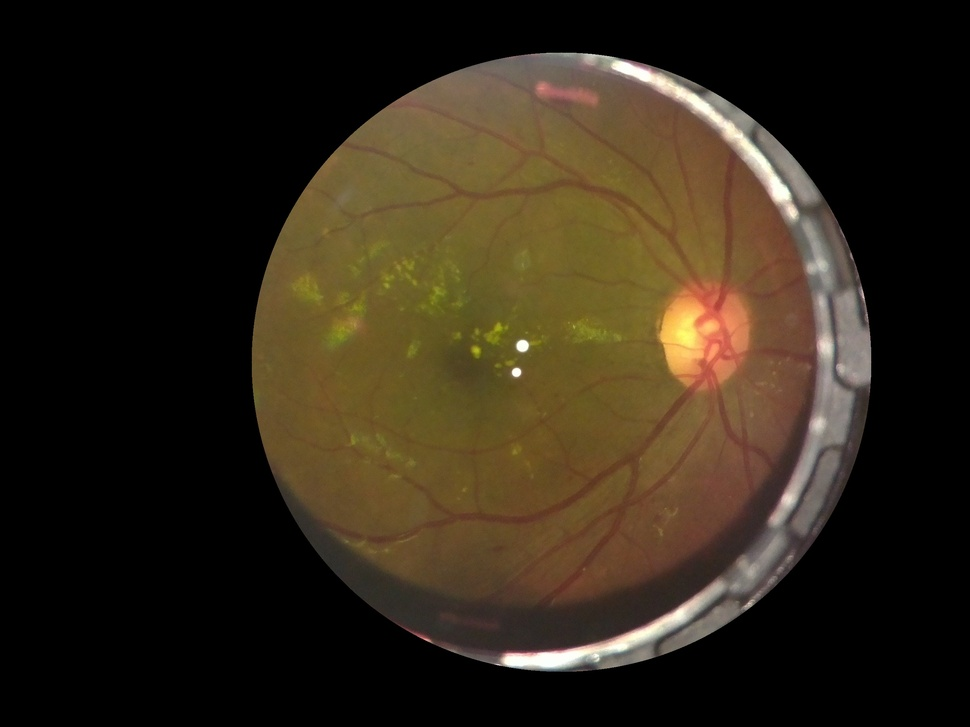
#> input picture Automated Capture Image Functionalities/Retina Flow Nerve Extraction/MATLAB to Python files/Dump/retina.jpg, 970 x 727 px, shrunk from 2592 x 1944 before the run
$ python grayscale.py   (older library calls are emulated)
#> lines starting #> are read from the running program, lines starting #| are printed output that depends on the picture


from scipy import misc
import numpy as np

import matplotlib.pyplot as plt
import matplotlib.cm as cm

import cv2
import scipy.ndimage
#import numpy as np
#from matplotlib import *


def convertToGreyScale(image, method="weighted"):

    def getWeightedAvg(pixel):
        return 0.299*pixel[0] + 0.587*pixel[1] + 0.114*pixel[2]

    grey = np.zeros(image.shape[0:-1])
    for rownum in range(len(image)):
        for colnum in range(len(image[rownum])):
            if method == "average":
                grey[rownum][colnum] = np.average(image[rownum][colnum])
            elif method == "weighted":
                grey[rownum][colnum] = getWeightedAvg(image[rownum][colnum])

    return grey

if __name__ == "__main__":
    image = misc.imread('retina.jpg')
#> image is the input picture: shape (727, 970, 3); mean R, G, B 48.6, 38.9, 24.2

    grey = convertToGreyScale(image,method="average")
#> after the loop in convertToGreyScale, `for rownum in range(len(image)):`:
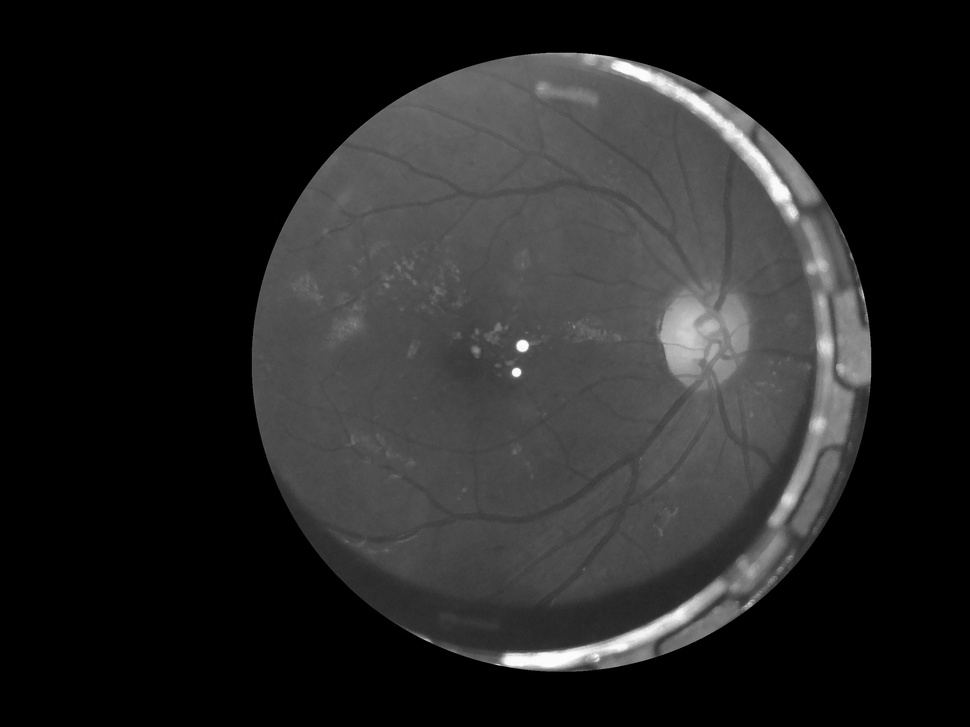
#> grey: shape (727, 970) float64; min 0, max 254.3, mean 37.2

    wgrey = convertToGreyScale(image)


    plt.subplot(2,2,1)
    plt.xticks([]),plt.yticks([])
    plt.title("Original")
    plt.imshow(image)

    plt.subplot(2,2,2)
    plt.xticks([]),plt.yticks([])
    plt.title("Average")
    plt.imshow(grey, cmap = cm.Greys_r)

    # [8 lines of commented-out code are left out]
    plt.savefig('lalala.jpg')
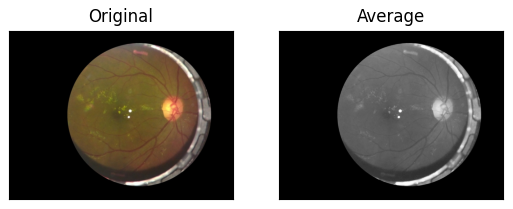
#> figure drawn by matplotlib, 2 panels

    x = np.array([[0.0123, 0.0123, 0.0123, 0.0123, 0.0123, 0.0123, 0.0123, 0.0123, 0.0123],
                  [0.0123, 0.0123, 0.0123, 0.0123, 0.0123, 0.0123, 0.0123, 0.0123, 0.0123],
                  [0.0123, 0.0123, 0.0123, 0.0123, 0.0123, 0.0123, 0.0123, 0.0123, 0.0123],
                  [0.0123, 0.0123, 0.0123, 0.0123, 0.0123, 0.0123, 0.0123, 0.0123, 0.0123],
                  [0.0123, 0.0123, 0.0123, 0.0123, 0.0123, 0.0123, 0.0123, 0.0123, 0.0123],
                  [0.0123, 0.0123, 0.0123, 0.0123, 0.0123, 0.0123, 0.0123, 0.0123, 0.0123],
                  [0.0123, 0.0123, 0.0123, 0.0123, 0.0123, 0.0123, 0.0123, 0.0123, 0.0123],
                  [0.0123, 0.0123, 0.0123, 0.0123, 0.0123, 0.0123, 0.0123, 0.0123, 0.0123],
                  [0.0123, 0.0123, 0.0123, 0.0123, 0.0123, 0.0123, 0.0123, 0.0123, 0.0123]])


    img = cv2.imread('lalala.jpg',0)
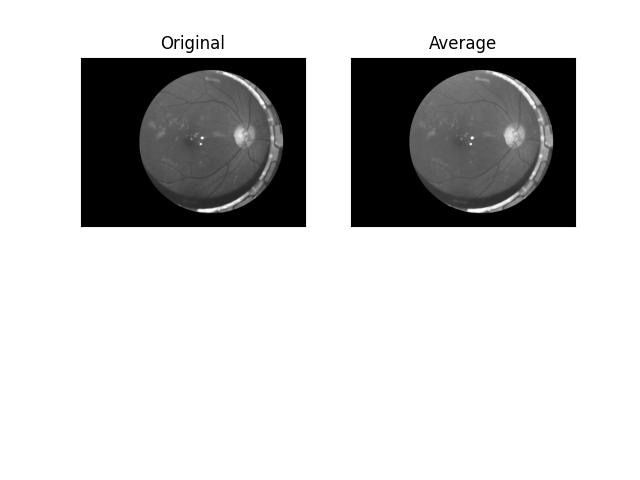
#> img: shape (480, 640); min 0, max 255, mean 201.8
    equ = cv2.equalizeHist(img)
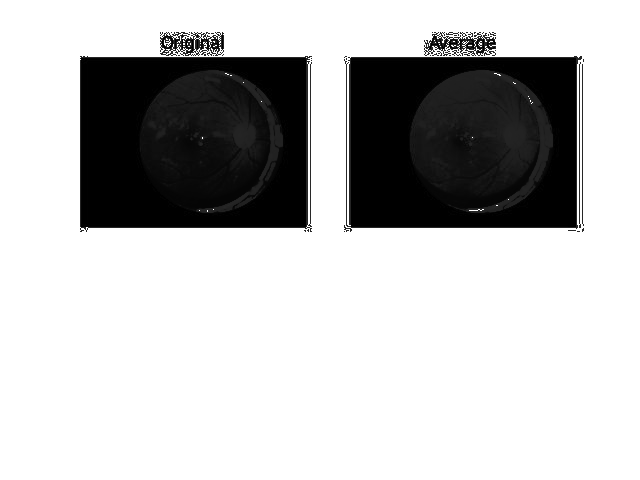
#> equ: shape (480, 640); min 0, max 255, mean 190.8
    res = np.hstack((img,equ)) #stacking images side-by-side
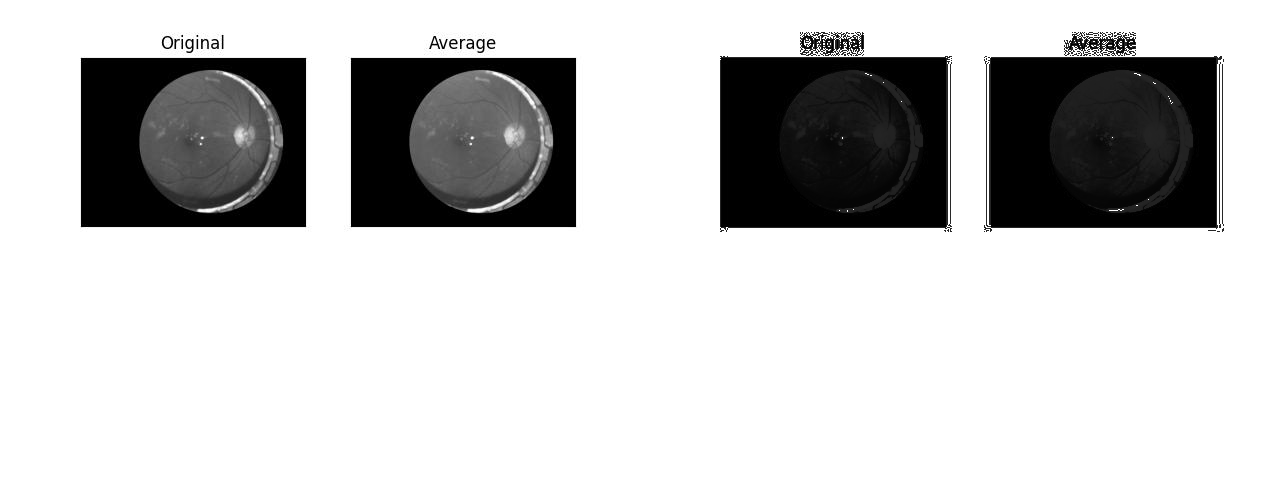
#> res: shape (480, 1280); min 0, max 255, mean 196.3
    cv2.imwrite('response.png',res)


    res2 = scipy.ndimage.filters.median_filter(equ, [9,9], footprint=None, output=None, mode='reflect', cval=0.0, origin=0)
    cv2.imwrite('response2.png',res2)
